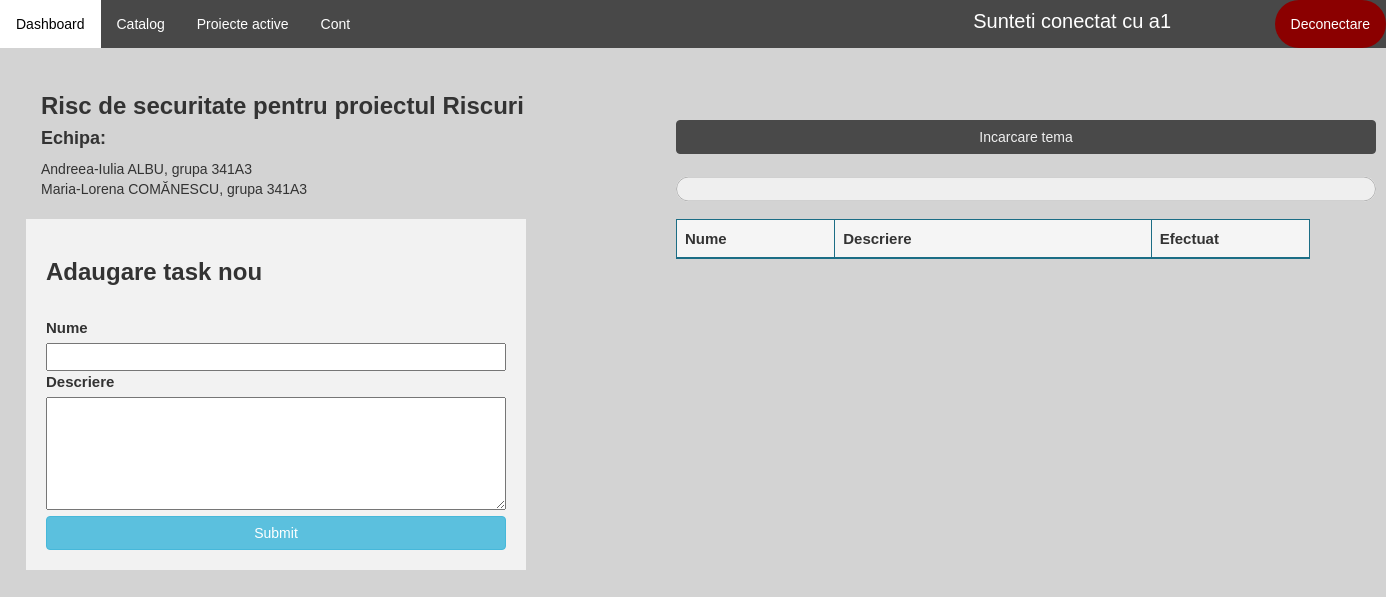
The page /disciplina-student/tema/292 (signed in) on the database its author committed.
### application/models.py (models this page shows)
class Tema(models.Model):
    id = models.AutoField(primary_key=True)
    nume = models.CharField(max_length=100, unique=False)
    descriere = models.CharField(max_length=500, null=True)
    proiect = models.ForeignKey(Proiect, on_delete=models.CASCADE, unique=False)

class Proiect(models.Model):
    id = models.AutoField(primary_key=True)
    nume = models.CharField(max_length=100, unique=False)
    data_inregistrare = models.DateField(auto_now_add=True)
    data_finalizare = models.DateField()
    profesor = models.ForeignKey(Profesor, on_delete=models.CASCADE)
    disciplina = models.ForeignKey(Disciplina, on_delete=models.CASCADE, null=True)
    document = models.CharField(max_length=100, null=True)
    nr_persoane = models.IntegerField(null=True)
    cale = models.CharField(max_length=100, default=None)

class Student(models.Model):
    id = models.AutoField(primary_key=True)
    utilizator = models.ForeignKey(User, on_delete=models.CASCADE, null=True)
    facultate = models.CharField(max_length=100, null=True)
    ciclu_de_studii = models.CharField(max_length=100, null=True)
    specializare = models.CharField(max_length=50, null=True)
    an_studiu = models.CharField(max_length=20, null=True)
    grupa = models.ForeignKey(Grupa, on_delete=models.CASCADE, null=True)
    teme = models.ManyToManyField(Tema)

class Grupa(models.Model):
    id = models.AutoField(primary_key=True)
    nume = models.CharField(max_length=10, null=True)

### application/decorators.py (the view)
        def wrapper_func(request, *args, **kwargs):
            user_groups = list()
            for group in request.user.groups.all():
                user_groups.append(group.name)
            if allowed_roles[0] in user_groups:
                return view_func(request, *args, **kwargs)
            else:
                return redirect('dashboard')

### application/functions.py (called while the page is built)
def get_user_info(request):
    user = request.user
    user_groups = [group.name for group in user.groups.all()]
    if 'admin' in user_groups:
        user_type = 'admin'
    elif 'studenti' in user_groups:
        user_type = 'student'
    elif 'secretariat' in user_groups:
        user_type = 'secretar'
    else:
        user_type = 'profesor'
    out = {'user': user,
           'user_groups': user_groups,
           'user_type': user_type
           }
    return out

def create_context(request=None, extract_user_info=True):
    if extract_user_info and not request:
        raise ValueError("request must be set if extract_user_info is True")
    out = {}
    if extract_user_info:
        out.update(get_user_info(request))
    return out

### application/templates/application/student/tema.html (shortened to what this page needs)
{% extends 'application/dashboard.html' %}
{% load static %}
{% block article %}
    <link rel="stylesheet" href="{% static 'application/css/tema.css' %}">
        <h1 style="color: #383838; font-size: 70px; padding: 30px; margin-top: -20px"><b>{{ disciplina.nume }}</b></h1>
        <h3 style="margin-top: -30px"><b>{{ tema.nume }} pentru proiectul {{ tema.proiect.nume }}</b></h3><br>
        {% if tema.proiect.nr_persoane > 1%}
            <h4 style="margin-top: -20px"><b>Echipa:</b></h4>
                {% for student in echipa.studenti.all %}
                    {{ student.utilizator.first_name }} {{ student.utilizator.last_name }}, grupa {{ student.grupa.nume }} <br>
                {% endfor %}<br>
        {% endif %}
        <div class="row d-flex justify-content-center" style="width: auto; position: center;">
                <div class="create_task" style="padding: 20px;font-size: 15px">
                <form action="" method="POST" enctype="multipart/form-data">
                    <h3><b>Adaugare task nou</b></h3><br>
                    <label for="nume">Nume</label>
                    <input type="text" name="nume" required><br>
                    <label for="descriere">Descriere</label><br>
                    <textarea name="descriere" rows="5" cols="40" required></textarea><br>
                    <input type="submit" class="btn btn-info" value="Submit">
                </form>
                </div>
                <div style="margin-top: -500px; margin-left: 600px; padding: 50px">
                    {% if data %}
                    <form action="{% url 'incarcareTema' tema.id %}">
                        <input type="submit" id="incarcare-tema" class="btn btn-info" value="Incarcare tema" style="width: 700px;
                                background-color: black; border-color: black; margin-bottom: 10px">
                    </form>
                    {% else %}
                        <input type="submit" id="incarcare-tema" class="btn btn-info" disabled value="Incarcare tema" style="width: 700px;
                                background-color: black; border-color: black; margin-bottom: 10px">
                    {% endif %}
                    <progress id="progress" value={{ progresul }}  max="100" style="color: white">{{ progresul }}%</progress>
                    <table class="table table-bordered" id="myTable" style="border-color: #1b6d85; width: 700px">
                        <thead style="background-color: whitesmoke; border-color: #1b6d85; font-size: 15px; width: 60px">
                        <tr  style="border-color: #1b6d85">
                            <th  style="border-color: #1b6d85; width: 25%">Nume</th>
                            <th  style="border-color: #1b6d85; width: 50%">Descriere</th>
                            <th  style="border-color: #1b6d85; width: 25%">Efectuat</th>
                        </tr>
                    </thead>
                </table>
            </div>
        </div>
{% endblock %}

### application/templates/application/main_layout_application.html (shortened to what this page needs)
{% extends 'main_layout.html' %}
{% load static %}
{% block header %}
    <link rel="stylesheet" href="{% static 'application/css/main_layout_application.css' %}">
        <ul class="topnav">
            <li><a href="{% url 'dashboard' %}">Dashboard</a></li>
                {% block pages %}
                {% endblock %}
            <li><a href="{% url 'account' %}">Cont</a>
            <li style="padding: 7px; color: white; font-size: 20px; margin-left: 600px">Sunteti conectat cu {{ request.user.username }}</li>
            <li class="right"><a class="logout" href="{% url 'logout' %}">Deconectare</a></li>
        </ul>
{% endblock %}

### application/static/application/css/main_layout_application.css (style rules this page uses)
body { font-family: Arial, Helvetica, sans-serif; }
body { margin: 0; background-color: lightgray; font-family: Arial, Helvetica, sans-serif; }
ul.topnav { list-style-type: none; margin: 0; padding: 0; overflow: hidden; background-color: #484848; }
ul.topnav li { float: left; }
ul.topnav li a { display: block; color: white; text-align: center; padding: 14px 16px; text-decoration: none; }
ul.topnav li.right { background-color: darkred; float: right; border-radius: 50px; }

### application/static/application/css/tema.css (style rules this page uses)
.create_task { background-color: #f2f2f2; width: 500px; }
.create_task input { width: 100%; clear: both; }
textarea { width: 100%; }
td, th { width: 25%; }
progress { height: 50px; width: 700px; }
#incarcare-tema { width: 700px; }

### rows shown on the page
Tema: nume "Risc de securitate", proiect.nume "Riscuri"
Student: utilizator.first_name "Andreea-Iulia", utilizator.last_name "ALBU", grupa.nume "341A3"
Student: utilizator.first_name "Maria-Lorena", utilizator.last_name "COMĂNESCU", grupa.nume "341A3"

### other values the page prints
{{ request.user.username }} "a1"
